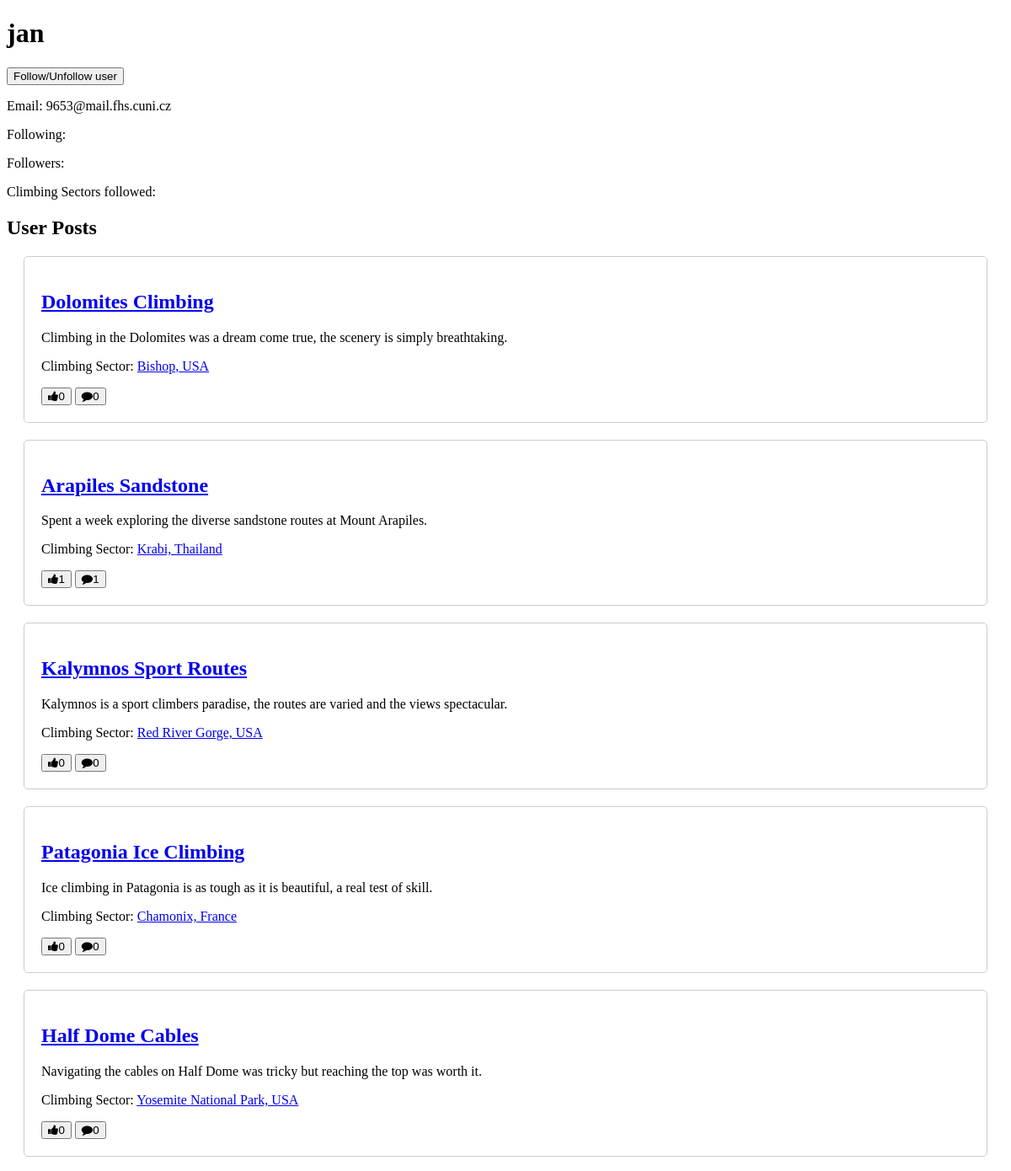
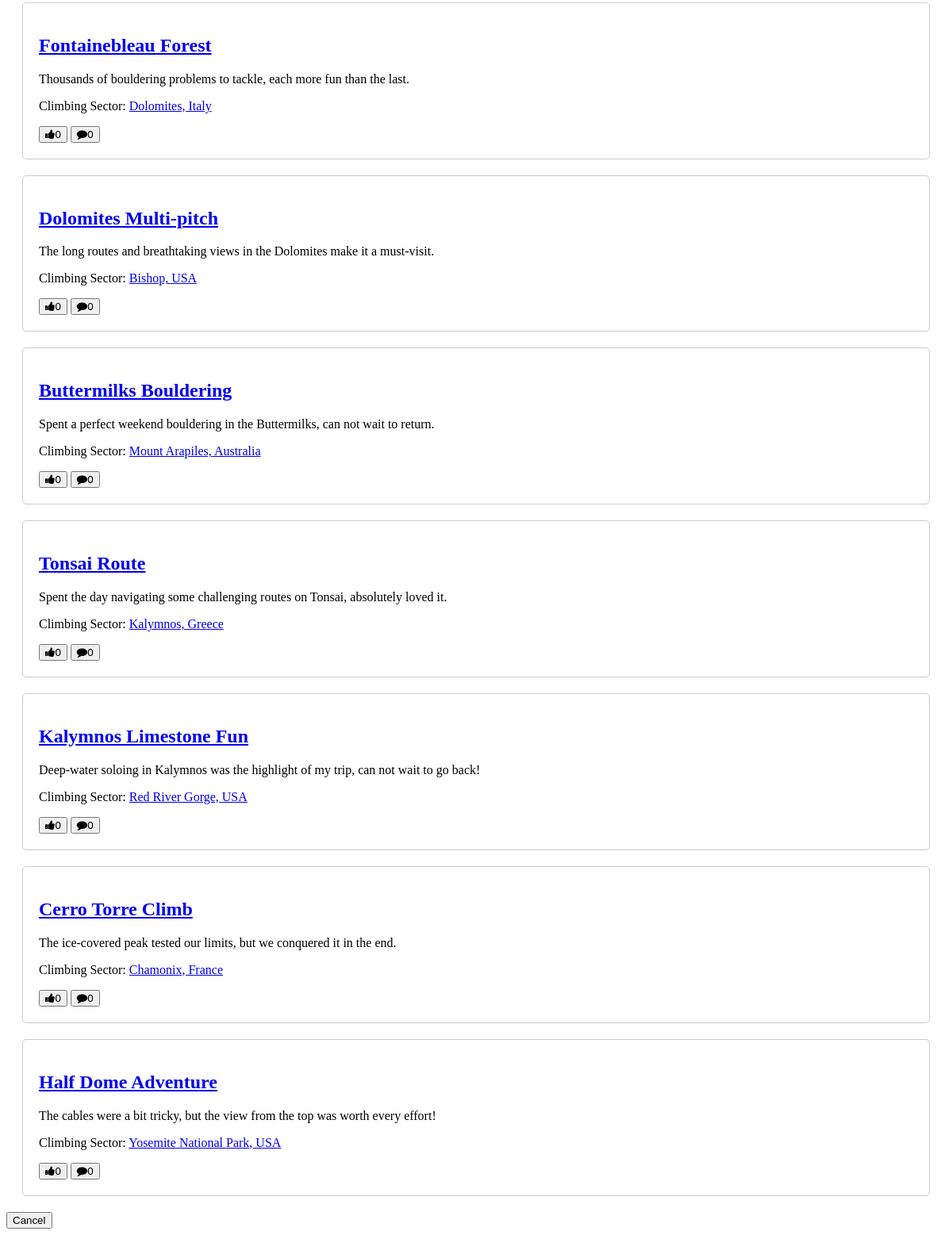
The page /profile/2 on the database its author committed (2 pictures, top to bottom).
### tables this page shows
CREATE TABLE users (
    id INTEGER PRIMARY KEY,
    username TEXT,
    email TEXT,
    password TEXT
);

CREATE TABLE posts (
    id INTEGER PRIMARY KEY,
    title TEXT,
    body TEXT,
    created_at TIMESTAMP DEFAULT CURRENT_TIMESTAMP,
    likes INT DEFAULT 0,
    user_id INT,
    threat_id INT,
    comments INT DEFAULT 0,
    image_path TEXT,
    FOREIGN KEY (user_id) REFERENCES users(id),
    FOREIGN KEY (threat_id) REFERENCES threats(id)

);

CREATE TABLE threats (
    id INTEGER PRIMARY KEY,
    name TEXT,
    description TEXT
);

### app.py (the view)
@app.route('/profile/<user_id>')
def profile(user_id):
    db = DatabaseWorker('database.db')
    user = db.search(f"SELECT * FROM users WHERE id={user_id}")
    posts = db.search(f"SELECT posts.*, threats.name FROM posts JOIN threats ON posts.threat_id = threats.id WHERE posts.user_id={user_id}", multiple=True)
    following = db.search(f"SELECT users.username FROM followers JOIN users ON followers.following_id = users.id WHERE follower_id={user_id}", multiple=True)
    following = ", ".join([f[0] for f in following])
    followers = db.search(f"SELECT users.username FROM followers JOIN users ON followers.follower_id = users.id WHERE following_id={user_id}", multiple=True)
    followers = ", ".join([f[0] for f in followers])
    threads = db.search(f"SELECT threats.name FROM memberships JOIN threats ON memberships.threat_id = threats.id WHERE user_id={user_id}", multiple=True)
    threads = ", ".join([t[0] for t in threads])
    posts.reverse()
    return render_template('profile.html', user=user, posts=posts, following=following, followers=followers, threads=threads)

### database_worker.py (called while the page is built)
    def search(self, query, multiple=False):
        result = self.cursor.execute(query)
        if multiple:
            return result.fetchall() # returns multiple valuses in a list
        else:
            return result.fetchone() # returns a singele value

### templates/profile.html (shortened to what this page needs)
<!DOCTYPE html>
<html>
<head>
    <link rel="stylesheet" href="https://cdn.jsdelivr.net/npm/cirrus-ui/dist/cirrus.min.css">
    <link rel="stylesheet" href="/static/style.css">
    <link rel="stylesheet" href="https://cdnjs.cloudflare.com/ajax/libs/font-awesome/4.7.0/css/font-awesome.min.css">
</head>
<body>
    <h1>{{ user[1] }}</h1>
    <button type="button" class="btn-light" onclick="window.location.href='/follow/user/{{ user[0] }}'">Follow/Unfollow user</button>
    <p>Email: {{ user[2] }}</p>
    <p>Following: {{ following }}</p>
    <p>Followers: {{ followers }}</p>
    <p>Climbing Sectors followed: {{ threads }}</p>
    <h2>User Posts</h2>
    {% for post in posts %}
    <div class="post">
        <h2><a href="/post/{{ post[0] }}">{{ post[1] }}</a></h2>
        <p>{{ post[2] }}</p>
        <p>Climbing Sector: <a href="/thread/{{ post[6] }}">{{ post[9] }}</a></p>
        <button type="button" class="btn-transparent" onclick="window.location.href='/like/{{ post[0] }}'"><i class="fa fa-thumbs-up"></i>{{ post[4] }}</button>
        <button type="button" class="btn-transparent"><i class="fa fa-comment"></i>{{ post[7] }}</button>
    </div>
    {% endfor %}
    <button type="button" class="cancelbtn" onclick="window.location.href='/home'">Cancel</button></body>
</html>

### static/style.css (style rules this page uses)
.post { margin: 20px; padding: 20px; border: 1px solid #ccc; border-radius: 5px; }

### rows shown on the page
users: username "jan", email "9653@mail.fhs.cuni.cz"
posts: title "Dolomites Climbing", body "Climbing in the Dolomites was a dream come true, the scenery is simply breathtaking.", name "Bishop, USA", likes "0", comments "0"
posts: title "Arapiles Sandstone", body "Spent a week exploring the diverse sandstone routes at Mount Arapiles.", name "Krabi, Thailand", likes "1", comments "1"
posts: title "Kalymnos Sport Routes", body "Kalymnos is a sport climbers paradise, the routes are varied and the views spectacular.", name "Red River Gorge, USA", likes "0", comments "0"
posts: title "Patagonia Ice Climbing", body "Ice climbing in Patagonia is as tough as it is beautiful, a real test of skill.", name "Chamonix, France", likes "0", comments "0"
posts: title "Half Dome Cables", body "Navigating the cables on Half Dome was tricky but reaching the top was worth it.", name "Yosemite National Park, USA", likes "0", comments "0"
posts: title "Fontainebleau Forest", body "Thousands of bouldering problems to tackle, each more fun than the last.", name "Dolomites, Italy", likes "0", comments "0"
posts: title "Dolomites Multi-pitch", body "The long routes and breathtaking views in the Dolomites make it a must-visit.", name "Bishop, USA", likes "0", comments "0"
posts: title "Buttermilks Bouldering", body "Spent a perfect weekend bouldering in the Buttermilks, can not wait to return.", name "Mount Arapiles, Australia", likes "0", comments "0"
posts: title "Tonsai Route", body "Spent the day navigating some challenging routes on Tonsai, absolutely loved it.", name "Kalymnos, Greece", likes "0", comments "0"
posts: title "Kalymnos Limestone Fun", body "Deep-water soloing in Kalymnos was the highlight of my trip, can not wait to go back!", name "Red River Gorge, USA", likes "0", comments "0"
posts: title "Cerro Torre Climb", body "The ice-covered peak tested our limits, but we conquered it in the end.", name "Chamonix, France", likes "0", comments "0"
posts: title "Half Dome Adventure", body "The cables were a bit tricky, but the view from the top was worth every effort!", name "Yosemite National Park, USA", likes "0", comments "0"
